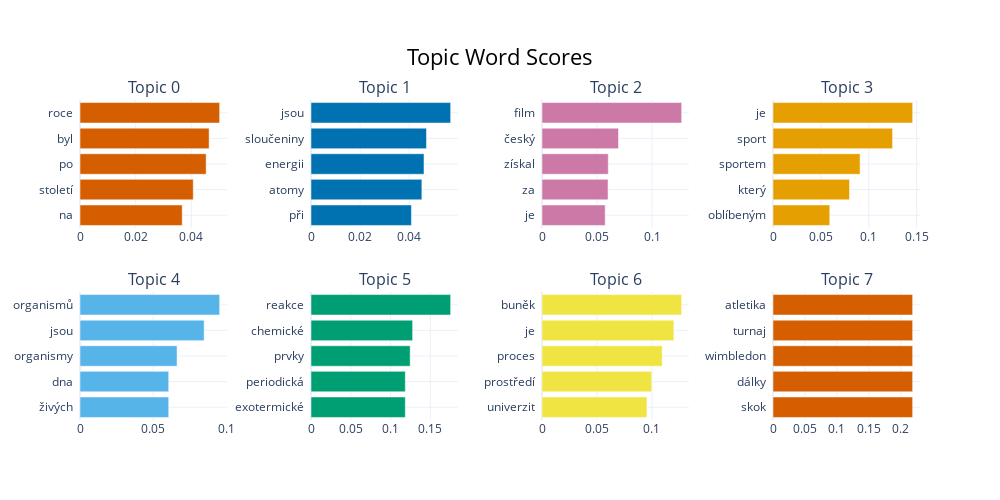

Notebook source saved alongside this figure:
### Code cell
model.visualize_barchart(top_n_topics=10)

### Figure 1 — Plotly figure (JSON) as saved in the notebook; plotly's stock layout.template omitted (floating-point values rounded to 4 significant figures)
{"data": [{"marker": {"color": "#D55E00"}, "orientation": "h", "type": "bar", "x": [0.03673, 0.0407, 0.04533, 0.0464, 0.05018], "xaxis": "x", "y": ["na  ", "století  ", "po  ", "byl  ", "roce  "], "yaxis": "y"}, {"marker": {"color": "#0072B2"}, "orientation": "h", "type": "bar", "x": [0.04088, 0.04513, 0.04599, 0.04701, 0.05684], "xaxis": "x2", "y": ["při  ", "atomy  ", "energii  ", "sloučeniny  ", "jsou  "], "yaxis": "y2"}, {"marker": {"color": "#CC79A7"}, "orientation": "h", "type": "bar", "x": [0.05744, 0.06003, 0.06024, 0.06954, 0.1269], "xaxis": "x3", "y": ["je  ", "za  ", "získal  ", "český  ", "film  "], "yaxis": "y3"}, {"marker": {"color": "#E69F00"}, "orientation": "h", "type": "bar", "x": [0.05925, 0.07991, 0.09093, 0.1249, 0.1458], "xaxis": "x4", "y": ["oblíbeným  ", "který  ", "sportem  ", "sport  ", "je  "], "yaxis": "y4"}, {"marker": {"color": "#56B4E9"}, "orientation": "h", "type": "bar", "x": [0.06054, 0.06054, 0.06624, 0.08473, 0.09531], "xaxis": "x5", "y": ["živých  ", "dna  ", "organismy  ", "jsou  ", "organismů  "], "yaxis": "y5"}, {"marker": {"color": "#009E73"}, "orientation": "h", "type": "bar", "x": [0.1186, 0.1186, 0.1247, 0.1278, 0.1756], "xaxis": "x6", "y": ["exotermické  ", "periodická  ", "prvky  ", "chemické  ", "reakce  "], "yaxis": "y6"}, {"marker": {"color": "#F0E442"}, "orientation": "h", "type": "bar", "x": [0.09546, 0.09987, 0.1093, 0.12, 0.1271], "xaxis": "x7", "y": ["univerzit  ", "prostředí  ", "proces  ", "je  ", "buněk  "], "yaxis": "y7"}, {"marker": {"color": "#D55E00"}, "orientation": "h", "type": "bar", "x": [0.2185, 0.2185, 0.2185, 0.2185, 0.2185], "xaxis": "x8", "y": ["skok  ", "dálky  ", "wimbledon  ", "turnaj  ", "atletika  "], "yaxis": "y8"}], "layout": {"annotations": [{"font": {"size": 16}, "showarrow": false, "text": "Topic 0", "x": 0.0875, "xanchor": "center", "xref": "paper", "y": 1, "yanchor": "bottom", "yref": "paper"}, {"font": {"size": 16}, "showarrow": false, "text": "Topic 1", "x": 0.3625, "xanchor": "center", "xref": "paper", "y": 1, "yanchor": "bottom", "yref": "paper"}, {"font": {"size": 16}, "showarrow": false, "text": "Topic 2", "x": 0.6375, "xanchor": "center", "xref": "paper", "y": 1, "yanchor": "bottom", "yref": "paper"}, {"font": {"size": 16}, "showarrow": false, "text": "Topic 3", "x": 0.9125, "xanchor": "center", "xref": "paper", "y": 1, "yanchor": "bottom", "yref": "paper"}, {"font": {"size": 16}, "showarrow": false, "text": "Topic 4", "x": 0.0875, "xanchor": "center", "xref": "paper", "y": 0.4, "yanchor": "bottom", "yref": "paper"}, {"font": {"size": 16}, "showarrow": false, "text": "Topic 5", "x": 0.3625, "xanchor": "center", "xref": "paper", "y": 0.4, "yanchor": "bottom", "yref": "paper"}, {"font": {"size": 16}, "showarrow": false, "text": "Topic 6", "x": 0.6375, "xanchor": "center", "xref": "paper", "y": 0.4, "yanchor": "bottom", "yref": "paper"}, {"font": {"size": 16}, "showarrow": false, "text": "Topic 7", "x": 0.9125, "xanchor": "center", "xref": "paper", "y": 0.4, "yanchor": "bottom", "yref": "paper"}], "height": 500, "hoverlabel": {"bgcolor": "white", "font": {"family": "Rockwell", "size": 16}}, "showlegend": false, "title": {"font": {"color": "Black", "size": 22}, "text": "Topic Word Scores", "x": 0.5, "xanchor": "center", "yanchor": "top"}, "width": 1000, "xaxis": {"anchor": "y", "domain": [0, 0.175], "showgrid": true}, "xaxis2": {"anchor": "y2", "domain": [0.275, 0.45], "showgrid": true}, "xaxis3": {"anchor": "y3", "domain": [0.55, 0.725], "showgrid": true}, "xaxis4": {"anchor": "y4", "domain": [0.825, 1], "showgrid": true}, "xaxis5": {"anchor": "y5", "domain": [0, 0.175], "showgrid": true}, "xaxis6": {"anchor": "y6", "domain": [0.275, 0.45], "showgrid": true}, "xaxis7": {"anchor": "y7", "domain": [0.55, 0.725], "showgrid": true}, "xaxis8": {"anchor": "y8", "domain": [0.825, 1], "showgrid": true}, "yaxis": {"anchor": "x", "domain": [0.6, 1], "showgrid": true}, "yaxis2": {"anchor": "x2", "domain": [0.6, 1], "showgrid": true}, "yaxis3": {"anchor": "x3", "domain": [0.6, 1], "showgrid": true}, "yaxis4": {"anchor": "x4", "domain": [0.6, 1], "showgrid": true}, "yaxis5": {"anchor": "x5", "domain": [0, 0.4], "showgrid": true}, "yaxis6": {"anchor": "x6", "domain": [0, 0.4], "showgrid": true}, "yaxis7": {"anchor": "x7", "domain": [0, 0.4], "showgrid": true}, "yaxis8": {"anchor": "x8", "domain": [0, 0.4], "showgrid": true}}}
